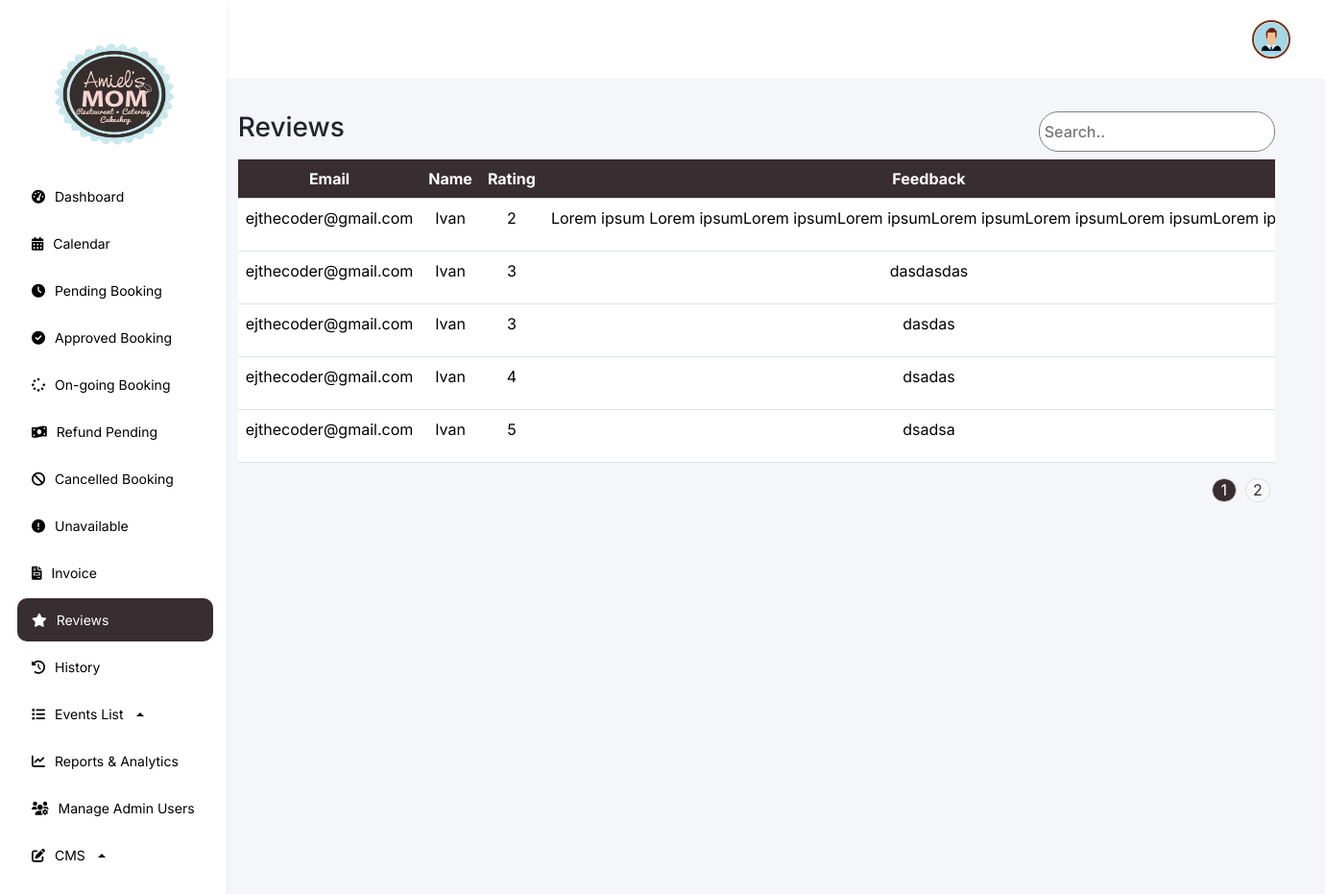
Screenshot of /features/admin/web/reviews.php (signed in) with the database file from the repository.
### tables this page shows
CREATE TABLE `reviews` (
  `id` int(11) NOT NULL,
  `email` varchar(255) NOT NULL,
  `name` varchar(255) NOT NULL,
  `rating` int(11) NOT NULL CHECK (`rating` >= 1 and `rating` <= 5),
  `subject` varchar(255) NOT NULL,
  `feedback` text NOT NULL,
  `image` varchar(255) DEFAULT NULL,
  `created_at` timestamp NOT NULL DEFAULT current_timestamp(),
  `status` tinyint(1) DEFAULT 0
);

### features/admin/web/reviews.php (the view, shortened to what this page needs)
<?php
    require '../../../db.php';
    $page = isset($_GET['page']) ? intval($_GET['page']) : 1;
    $limit = 5;
    $offset = ($page - 1) * $limit;
    $total_query = "SELECT COUNT(*) as total FROM reviews";
    $total_result = $conn->query($total_query);
    $total_row = $total_result->fetch_assoc();
    $total_records = $total_row['total'];
    $total_pages = ceil($total_records / $limit);
    $query = "SELECT * FROM reviews LIMIT $limit OFFSET $offset";
    $result = $conn->query($query);
?>
<!DOCTYPE html>
<html lang="en">
<head>
    <link rel="stylesheet" href="https://cdnjs.cloudflare.com/ajax/libs/font-awesome/6.0.0-beta3/css/all.min.css">
    <link href="https://cdn.jsdelivr.net/npm/bootstrap@5.3.3/dist/css/bootstrap.min.css" rel="stylesheet"
>
    <link href="https://cdn.jsdelivr.net/npm/sweetalert2@11.5.0/dist/sweetalert2.min.css" rel="stylesheet">
    <link rel="stylesheet" href="../css/index.css">
</head>
<body>
    <div class="navbar flex-column bg-white shadow-sm p-3 collapse d-md-flex" id="navbar">
    <div class="navbar-links">
        <a class="navbar-brand d-none d-md-block logo-container" href="#">
            <img src="../../../assets/logo.png" alt="Logo">
        </a>
        <a href="dashboard.php">
            <i class="fa-solid fa-gauge-high"></i>
            <span>Dashboard</span>
        </a>
        <a href="calendar.php">
            <i class="fa-solid fa-calendar-days"></i>
            <span>Calendar</span>
        </a>
        <a href="pending.php">
            <i class="fa-solid fa-clock"></i>
            <span>Pending Booking</span>
        </a>
        <a href="approve.php">
            <i class="fa-solid fa-check-circle"></i>
            <span>Approved Booking</span>
        </a>
        <a href="on-going.php">
            <i class="fa-solid fa-spinner"></i>
            <span>On-going Booking</span>
        </a>
        <a href="refund.php">
            <i class="fa-solid fa-money-bill-wave"></i>
            <span>Refund Pending</span>
        </a>
        <a href="cancel.php">
            <i class="fa-solid fa-ban"></i>
            <span>Cancelled Booking</span>
        </a>
        <a href="unavailable.php">
            <i class="fa-solid fa-exclamation-circle"></i>
            <span>Unavailable</span>
        </a>
        <a href="invoice.php">
            <i class="fa-solid fa-file-invoice"></i>
            <span>Invoice</span>
        </a>
        <a href="#" class="navbar-highlight">
            <i class="fa-solid fa-star"></i>
            <span>Reviews</span>
        </a>
        <a href="history.php">
            <i class="fa-solid fa-clock-rotate-left"></i>
            <span>History</span>
        </a>
        <div class="dropdown dropup">
            <a href="#" class="dropdown-toggle" id="eventsListDropdown" role="button" data-bs-toggle="dropdown" aria-expanded="false">
                <i class="fa-solid fa-list"></i>
                <span>Events List</span>
            </a>
        </div>
        <a href="reports.php">
            <i class="fa-solid fa-chart-line"></i>
            <span>Reports & Analytics</span>
        </a>
        <a href="admin-user.php">
            <i class="fa-solid fa-users-gear"></i>
            <span>Manage Admin Users</span>
        </a>
        <div class="dropdown dropup">
            <a href="#" class="dropdown-toggle" id="servicesDropdown" role="button" data-bs-toggle="dropdown" aria-expanded="false">
                <i class="fa-solid fa-pen-to-square"></i>
                <span>CMS</span>
            </a>
        </div>
    </div>
    </div>
    <div class="content flex-grow-1">
        <div class="header">
            <div class="profile-admin">
                <div class="dropdown">
                    <button class="" type="button" data-bs-toggle="dropdown" aria-expanded="false">
                        <img src="../../../assets/profile/user.png"
                            style="width: 40px; height: 40px; object-fit: cover;">
                    </button>
                </div>
            </div>
        </div>
        <div class="container mt-4">
            <div class="d-flex justify-content-between mb-2">
                <h3>Reviews</h3>
                <div class="d-flex gap-2">
                    <input type="text" class="search" placeholder="Search.." id="searchInput">
                </div>
            </div>
            <div class="table-responsive">
            <table class="table">
                    <thead>
                        <tr>
                            <th scope="col">Email</th>
                            <th scope="col">Name</th>
                            <th scope="col">Rating</th>
                            <th scope="col">Feedback</th>
                        </tr>
                    </thead>
                    <tbody>
                        <?php
                        while ($row = $result->fetch_assoc()):
                        ?>
                            <tr>
                                <td><?php echo htmlspecialchars($row['email']); ?></td>
                                <td><?php echo htmlspecialchars($row['name']); ?></td>
                                <td><?php echo htmlspecialchars($row['rating']); ?></td>
                                <td><?php echo htmlspecialchars($row['feedback']); ?></td>
                            </tr>
                        <?php endwhile; ?>
                    </tbody>
                </table>
            </div>
            <nav>
                <ul class="pagination d-flex justify-content-end">
                    <?php
                    if ($total_pages > 3) {
                        if ($page > 1) {
                            echo '<li class="page-item"><a class="page-link" href="?page=' . ($page - 1) . '">&laquo;</a></li>';
                        }
                        $start = max(1, $page - 1);
                        $end = min($total_pages, $start + 2);
                        for ($i = $start; $i <= $end; $i++) {
                            echo '<li class="page-item ' . ($i == $page ? 'active' : '') . '"><a class="page-link" href="?page=' . $i . '">' . $i . '</a></li>';
                        }
                        if ($page < $total_pages) {
                            echo '<li class="page-item"><a class="page-link" href="?page=' . ($page + 1) . '">&raquo;</a></li>';
                        }
                    } else {
                        for ($i = 1; $i <= $total_pages; $i++) {
                            echo '<li class="page-item ' . ($i == $page ? 'active' : '') . '"><a class="page-link" href="?page=' . $i . '">' . $i . '</a></li>';
                        }
                    }
                    ?>
                </ul>
            </nav>
        </div>
</body>
</html>

### features/admin/css/index.css (style rules this page uses)
* { font-family: "Inter", sans-serif; font-optical-sizing: auto; font-style: normal; margin: 0; }
body { margin: 0; padding: 0; display: flex; overflow-x: hidden; }
.navbar { background-color: #FFFFFF; display: flex; flex-direction: column; align-items: start; padding: 20px; box-shadow: 2px 0 5px rgba(0, 0, 0, 0.1); min-width: 230px; }
.navbar a { color: #000; padding: 12px 15px; text-decoration: none; width: 100%; display: flex; align-items: center; gap: 10px; font-size: 14px !important; margin: 2px; }
.navbar-highlight { color: #FFFFFF !important; border-radius: 10px; padding: 12px 15px !important; text-decoration: none !important; width: 100% !important; display: flex !important; align-items: center !important; gap: 10px !important; font-size: 14px !important; background-color: #382D31 !important; }
.navbar-brand { padding: 0 !important; }
.navbar-brand img { display: block; justify-content: center; align-items: center; width: 70%; height: 15vh; margin: 20px 0 20px 30px; }
.navbar-links { display: flex; flex-direction: column; width: 100%; }
.content { flex-grow: 1; background-color: #F5F6FA; }
.header { display: flex; align-items: center; padding: 20px; justify-content: space-between; background-color: #FFFFFF !important; }
.header button { margin-right: 10px; }
.profile-admin { display: flex; align-items: center; margin-left: auto; gap: 5px; }
.profile-admin img { width: 40px; height: 40px; border-radius: 50%; margin-right: 10px; border: 2px solid #7A3015; }
.profile-admin button { background-color: transparent; border: none; font-size: 20px; display: flex; margin: auto; }
table { border-radius: 24px !important; }
th,tr { background-color: #382D31 !important; color: #fff !important; text-align: center; white-space: nowrap !important; }
.container { padding: 10px 50px 10px 10px; }
.pagination .page-item { margin: 0 5px; }
.pagination .page-link { width: 30px; height: 30px; text-align: center; border-radius: 50%; background-color: #f8f9fa; border: 1px solid #ddd; transition: background-color 0.3s, color 0.3s; }
.pagination .page-item.active .page-link { background-color: #382D31; color: white; border-color: #ddd; }
.pagination a { display: flex; align-items: center; justify-content: center; margin: auto; }
.page-item:first-child .page-link { border-radius :50px; width: 25px; height :25px; }
.page-item:last-child .page-link { border-radius: 50%; width: 25px; height: 25px; }
.container input { background-color: silver; font-weight: 500; }
.search { background-color: #fff !important; border: 1px solid #808080; border-radius: 20px; padding: 5px; }
.pagination a { color:#382D31; }

### rows the page displays
reviews: email "ejthecoder@gmail.com", name "Ivan", rating "2", feedback "Lorem ipsum Lorem ipsumLorem ipsumLorem ipsumLorem ipsumLorem ipsumLorem ipsumLorem…"
reviews: email "ejthecoder@gmail.com", name "Ivan", rating "3", feedback "dasdasdas"
reviews: email "ejthecoder@gmail.com", name "Ivan", rating "3", feedback "dasdas"
reviews: email "ejthecoder@gmail.com", name "Ivan", rating "4", feedback "dsadas"
reviews: email "ejthecoder@gmail.com", name "Ivan", rating "5", feedback "dsadsa"
